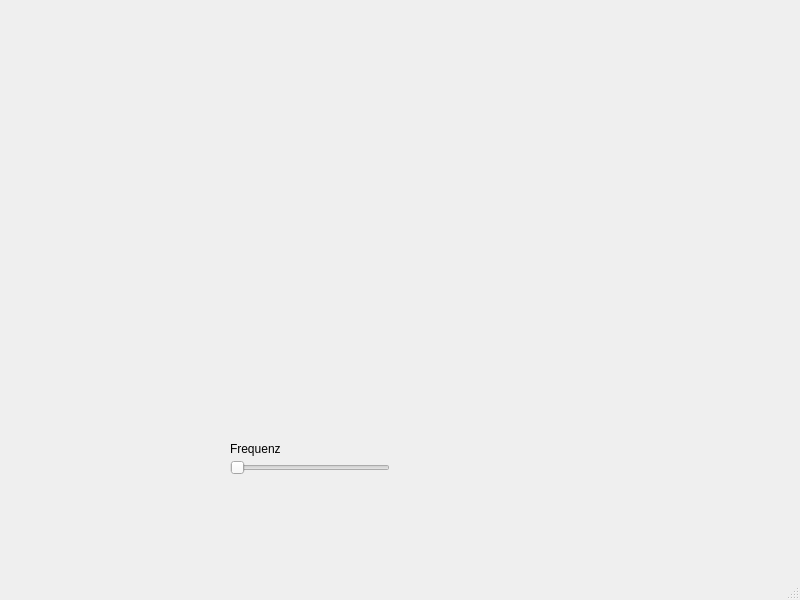
<?xml version="1.0" encoding="UTF-8"?>
<ui version="4.0">
 <class>MainWindow</class>
 <widget class="QMainWindow" name="MainWindow">
  <property name="geometry">
   <rect>
    <x>0</x>
    <y>0</y>
    <width>800</width>
    <height>600</height>
   </rect>
  </property>
  <property name="windowTitle">
   <string>MainWindow</string>
  </property>
  <widget class="QWidget" name="centralwidget">
   <widget class="QSlider" name="freqSlider">
    <property name="geometry">
     <rect>
      <x>230</x>
      <y>460</y>
      <width>160</width>
      <height>16</height>
     </rect>
    </property>
    <property name="maximum">
     <number>2000</number>
    </property>
    <property name="orientation">
     <enum>Qt::Horizontal</enum>
    </property>
   </widget>
   <widget class="QLabel" name="label">
    <property name="geometry">
     <rect>
      <x>230</x>
      <y>440</y>
      <width>54</width>
      <height>17</height>
     </rect>
    </property>
    <property name="text">
     <string>Frequenz</string>
    </property>
   </widget>
  </widget>
  <widget class="QMenuBar" name="menubar">
   <property name="geometry">
    <rect>
     <x>0</x>
     <y>0</y>
     <width>800</width>
     <height>22</height>
    </rect>
   </property>
  </widget>
  <widget class="QStatusBar" name="statusbar"/>
 </widget>
 <resources/>
 <connections/>
</ui>
